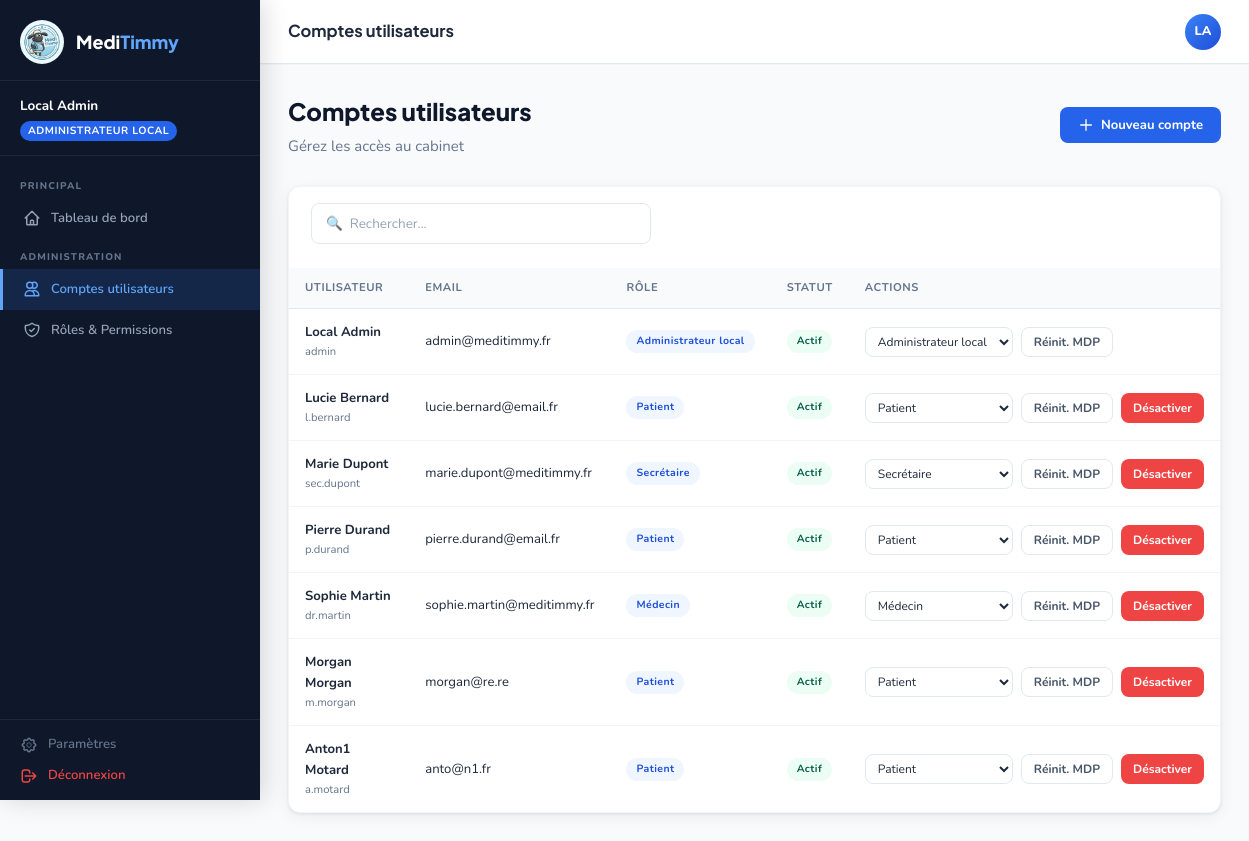
Page /index.php?route=admin.accounts (signed in) on the committed database.
### tables this page shows
CREATE TABLE `users` (
  `id` int(11) NOT NULL,
  `username` varchar(60) NOT NULL,
  `password_hash` varchar(255) NOT NULL,
  `nom` varchar(80) NOT NULL,
  `prenom` varchar(80) NOT NULL,
  `email` varchar(180) DEFAULT NULL,
  `telephone` varchar(20) DEFAULT NULL,
  `role_id` int(11) NOT NULL,
  `actif` tinyint(1) DEFAULT 1,
  `mot_de_passe_temp` tinyint(1) DEFAULT 0,
  `derniere_activite` timestamp NULL DEFAULT NULL,
  `created_at` timestamp NULL DEFAULT current_timestamp()
);

CREATE TABLE `roles` (
  `id` int(11) NOT NULL,
  `nom` varchar(60) NOT NULL,
  `label` varchar(120) NOT NULL,
  `est_systeme` tinyint(1) DEFAULT 0,
  `created_at` timestamp NULL DEFAULT current_timestamp()
);

### config/app.php (called while the page is built, shortened)
<?php
spl_autoload_register(function (string $class) {
    $dirs = [
        __DIR__ . '/../controllers/',
        __DIR__ . '/../models/',
        __DIR__ . '/../middleware/',
    ];
    foreach ($dirs as $dir) {
        $file = $dir . $class . '.php';
        if (file_exists($file)) {
            return;
        }
    }
});
function view(string $path, array $data = []): void {
    extract($data);
    require __DIR__ . '/../views/' . $path . '.php';
}
function e(string $s): string {
    return htmlspecialchars($s, ENT_QUOTES, 'UTF-8');
}

### controllers/AdminController.php (called while the page is built, shortened)
<?php
class AdminController {
    public function accounts(): void {
        $users = (new UserModel())->getAll();
        $roles = (new RoleModel())->getAll();
        view('admin/accounts', compact('users', 'roles'));
    }
}

### middleware/RoleMiddleware.php (called while the page is built, shortened)
<?php
class RoleMiddleware {
    public static function require(string $permission, callable $action): void {
        $action();
    }
}

### middleware/AuthMiddleware.php (called while the page is built, shortened)
<?php
class AuthMiddleware {
    public static function require(callable $action): void {
        $action();
    }
}

### config/database.php (called while the page is built, shortened)
<?php
function getPDO(): PDO {
    static $pdo = null;
    if ($pdo === null) {
        $dsn = "mysql:host=" . DB_HOST . ";dbname=" . DB_NAME . ";charset=" . DB_CHARSET;
        $options = [
            PDO::ATTR_ERRMODE            => PDO::ERRMODE_EXCEPTION,
            PDO::ATTR_DEFAULT_FETCH_MODE => PDO::FETCH_ASSOC,
            PDO::ATTR_EMULATE_PREPARES   => false,
        ];
        try {
            $pdo = new PDO($dsn, DB_USER, DB_PASS, $options);
        } catch (PDOException $e) {
            die(json_encode(['error' => 'Connexion base de données impossible : ' . $e->getMessage()]));
        }
    }
    return $pdo;
}

### models/UserModel.php (called while the page is built, shortened)
<?php
class UserModel {
    private PDO $pdo;
    public function __construct() { $this->pdo = getPDO(); }
    public function getAll(): array {
        return $this->pdo->query("SELECT u.*, r.nom as role_nom, r.label as role_label FROM users u JOIN roles r ON r.id=u.role_id ORDER BY u.nom, u.prenom")->fetchAll();
    }
}

### models/RoleModel.php (called while the page is built, shortened)
<?php
class RoleModel {
    private PDO $pdo;
    public function __construct() { $this->pdo = getPDO(); }
    public function getAll(): array {
        return $this->pdo->query("SELECT * FROM roles ORDER BY est_systeme DESC, nom")->fetchAll();
    }
}

### views/admin/accounts.php (the view, shortened to what this page needs)
<div class="page-header flex justify-between items-center">
  <div><h1>Comptes utilisateurs</h1><p>Gérez les accès au cabinet</p></div>
  <button class="btn btn-primary" onclick="document.getElementById('modal-create').classList.add('open')">
    <svg fill="none" stroke="currentColor" viewBox="0 0 24 24"><path stroke-linecap="round" stroke-linejoin="round" stroke-width="2" d="M12 4v16m8-8H4"/></svg>
    Nouveau compte
  </button>
</div>
<div class="card">
  <div class="card-body" style="padding-bottom:8px; padding-top:16px;">
    <input type="text" id="search-users" class="form-control" placeholder="🔍  Rechercher..." style="max-width:340px; margin-bottom:16px;">
  </div>
  <div class="card-body" style="padding:0;">
    <div class="table-wrap">
      <table id="users-table">
        <thead><tr><th>Utilisateur</th><th>Email</th><th>Rôle</th><th>Statut</th><th>Actions</th></tr></thead>
        <tbody>
        <?php foreach ($users as $u): ?>
        <tr>
          <td>
            <div class="font-bold"><?= e($u['prenom'] . ' ' . $u['nom']) ?></div>
            <div class="text-xs text-gray"><?= e($u['username']) ?></div>
          </td>
          <td><?= e($u['email'] ?? '—') ?></td>
          <td><span class="badge badge-blue"><?= e($u['role_label']) ?></span></td>
          <td>
            <?php if ($u['actif']): ?>
            <span class="badge badge-green">Actif</span>
            <?php else: ?>
            <span class="badge badge-red">Désactivé</span>
            <?php endif; ?>
          </td>
          <td>
            <div class="flex gap-2">
              <select class="form-control" style="width:auto; font-size:.8rem; padding:5px 8px;"
                onchange="changeRole(<?= $u['id'] ?>, this.value)">
                <?php foreach ($roles as $r): ?>
                <option value="<?= $r['id'] ?>" <?= $r['id'] == $u['role_id'] ? 'selected' : '' ?>><?= e($r['label']) ?></option>
                <?php endforeach; ?>
              </select>
              <button class="btn btn-ghost btn-sm" onclick="resetPwd(<?= $u['id'] ?>, '<?= e($u['prenom'] . ' ' . $u['nom']) ?>')">
                Réinit. MDP
              </button>
              <?php if ($u['id'] != $_SESSION['user']['id']): ?>
              <button class="btn btn-sm <?= $u['actif'] ? 'btn-danger' : 'btn-success' ?>"
                onclick="toggleUser(<?= $u['id'] ?>, this)">
                <?= $u['actif'] ? 'Désactiver' : 'Activer' ?>
              </button>
              <?php endif; ?>
            </div>
          </td>
        </tr>
        <?php endforeach; ?>
        </tbody>
      </table>
    </div>
  </div>
</div>
<?php
require __DIR__ . '/../layouts/app.php';

### public/css/app.css (style rules this page uses)
:root { --blue-50: #EFF6FF; --blue-100: #DBEAFE; --blue-200: #BFDBFE; --blue-300: #93C5FD; --blue-400: #60A5FA; --blue-500: #3B82F6; --blue-600: #2563EB; --blue-700: #1D4ED8; --blue-800: #1E40AF; --blue-900: #1E3A8A; --teal: #0EA5E9; --green: #10B981; --amber: #F59E0B; --red: #EF4444; --purple: #8B5CF6; --gray-50: #F8FAFC; --gray-100: #F1F5F9; --gray-200: #E2E8F0; --gray-300: #CBD5E1; --gray-400: #94A3B8; --gray-500: #64748B; --gray-600: #475569; --gray-700: #334155; --gray-800: #1E293B; --gray-900: #0F172A; --sidebar-w: 260px; --header-h: 64px; --radius: 12px; --radius-sm: 8px; --shadow: 0 1px 3px rgba(0,0,0,.08), 0 4px 16px rgba(0,0,0,.06); --shadow-md: 0 4px 6px rgba(0,0,0,.07), 0 10px 30px rgba(0,0,0,.1); --font-body: 'Nunito', sans-serif; --font-display: 'Plus Jakarta Sans', sans-serif; }
*, *::before, *::after { box-sizing: border-box; margin: 0; padding: 0; }
html { font-size: 15px; scroll-behavior: smooth; }
body { font-family: var(--font-body); background: var(--gray-50); color: var(--gray-800); line-height: 1.6; min-height: 100vh; }
.page-header { margin-bottom: 28px; }
.page-header h1 { font-family: var(--font-display); font-weight: 800; font-size: 1.6rem; color: var(--gray-900); }
.page-header p { color: var(--gray-500); margin-top: 4px; }
.card { background: #fff; border-radius: var(--radius); box-shadow: var(--shadow); border: 1px solid var(--gray-100); }
.card-body { padding: 18px 22px 22px; }
.table-wrap { overflow-x: auto; }
table { width: 100%; border-collapse: collapse; font-size: .875rem; }
thead th { background: var(--gray-50); padding: 11px 16px; text-align: left; font-weight: 700; font-size: .75rem; letter-spacing: .05em; text-transform: uppercase; color: var(--gray-500); border-bottom: 1px solid var(--gray-200); }
tbody tr { border-bottom: 1px solid var(--gray-100); transition: background .15s; }
tbody td { padding: 13px 16px; vertical-align: middle; }
tbody tr:last-child { border-bottom: none; }
.badge { display: inline-flex; align-items: center; font-size: .7rem; font-weight: 700; letter-spacing: .04em; padding: 3px 10px; border-radius: 20px; white-space: nowrap; }
.badge-blue { background: var(--blue-50); color: var(--blue-700); }
.badge-green { background: #ECFDF5; color: #065F46; }
.btn { display: inline-flex; align-items: center; gap: 7px; font-family: var(--font-body); font-weight: 700; font-size: .875rem; padding: 9px 18px; border-radius: var(--radius-sm); border: none; cursor: pointer; transition: all .2s; white-space: nowrap; }
.btn svg { width: 16px; height: 16px; }
.btn-primary { background: var(--blue-600); color: #fff; }
.btn-danger { background: var(--red); color: #fff; }
.btn-ghost { background: transparent; color: var(--gray-600); border: 1.5px solid var(--gray-200); }
.btn-sm { padding: 6px 12px; font-size: .8rem; }
.form-control { width: 100%; padding: 10px 14px; border: 1.5px solid var(--gray-200); border-radius: var(--radius-sm); font-family: var(--font-body); font-size: .9rem; color: var(--gray-800); background: #fff; transition: border-color .2s, box-shadow .2s; }
.form-control::placeholder { color: var(--gray-400); }
select.form-control { cursor: pointer; }
.flex { display: flex; }
.items-center { align-items: center; }
.justify-between { justify-content: space-between; }
.gap-2 { gap: 8px; }
.text-xs { font-size: .75rem; }
.text-gray { color: var(--gray-500); }
.font-bold { font-weight: 700; }

### rows in the picture
users: prenom+nom "Local Admin", username "admin", email "admin@meditimmy.fr", role.label "Administrateur local", actif "Actif", role+id "Administrateur local"
users: prenom+nom "Lucie Bernard", username "l.bernard", email "lucie.bernard@email.fr", role.label "Patient", actif "Actif", role+id "Patient"
users: prenom+nom "Marie Dupont", username "sec.dupont", email "marie.dupont@meditimmy.fr", role.label "Secrétaire", actif "Actif", role+id "Secrétaire"
users: prenom+nom "Pierre Durand", username "p.durand", email "pierre.durand@email.fr", role.label "Patient", actif "Actif", role+id "Patient"
users: prenom+nom "Sophie Martin", username "dr.martin", email "sophie.martin@meditimmy.fr", role.label "Médecin", actif "Actif", role+id "Médecin"
users: prenom+nom "Morgan Morgan", username "m.morgan", email "morgan@re.re", role.label "Patient", actif "Actif", role+id "Patient"
users: prenom+nom "Anton1 Motard", username "a.motard", email "anto@n1.fr", role.label "Patient", actif "Actif", role+id "Patient"

### other values in the picture
$_SESSION['user']['prenom'] . ' ' . $_SESSION['user']['nom'] "Local Admin"
$_SESSION['user']['role_label'] "ADMINISTRATEUR LOCAL"
$pageTitle "Comptes utilisateurs"
